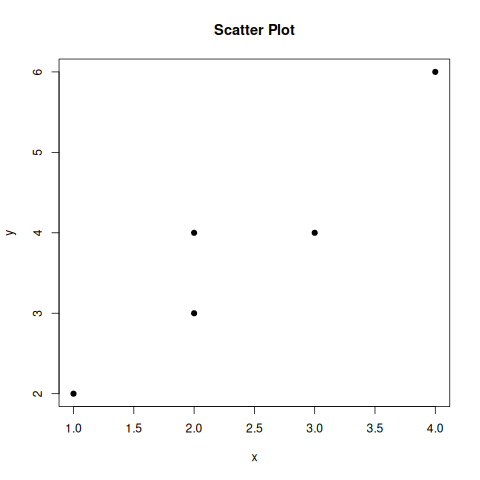

This chart was generated by the following R code:
png("scatter_plot.png")

points <- data.frame(
  x = c(1, 2, 3, 2, 4),
  y = c(2, 3, 4, 4, 6)
)

plot(points$x, points$y,
     xlab = "x",
     ylab = "y",
     main = "Scatter Plot",
     pch = 19)

  dev.off()
